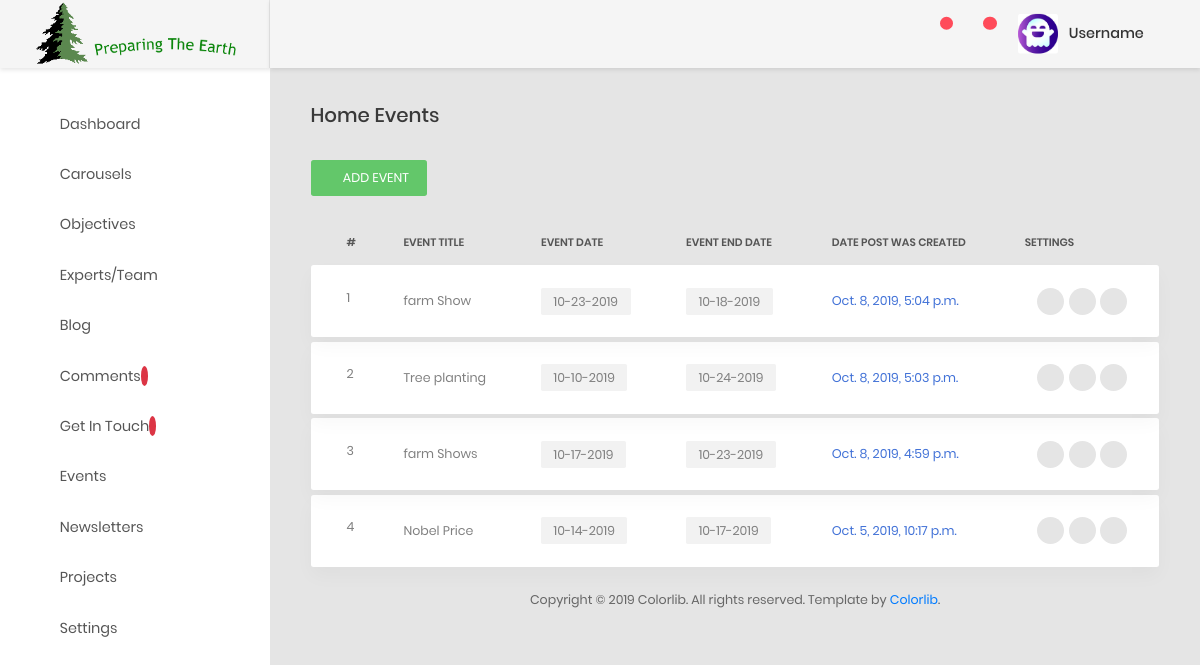
The page /ccsbadmin/viewEvents/ on the database as committed earlier.
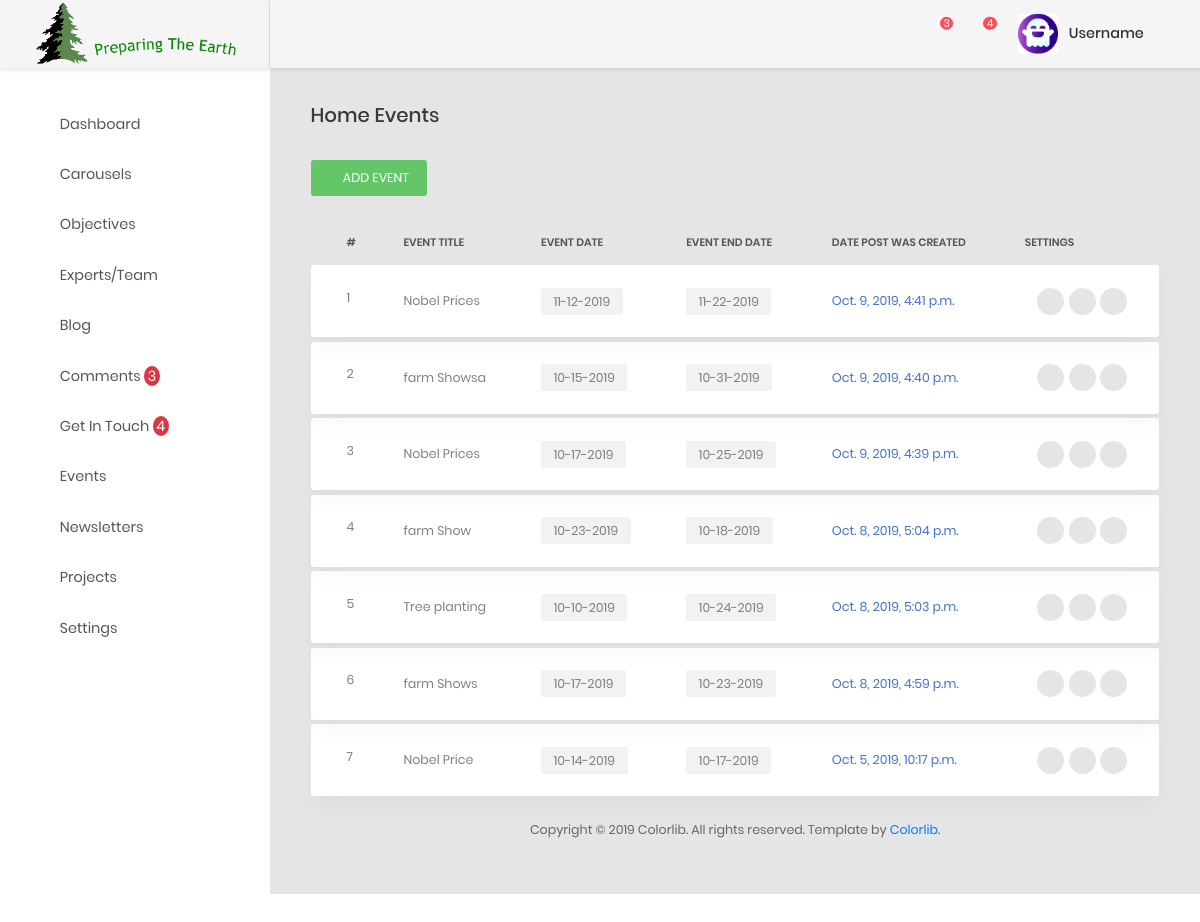
The same page on the database as committed later.
### ccsbadmin/models.py (models this page shows, shortened)
class Event(models.Model):
    events_image = models.ImageField(upload_to='events', max_length=200, null=False, blank=False)  # height_field=None, width_field=None,
    events_title = models.CharField(max_length=150, null=False, blank=False)
    events_description = models.TextField()
    event_date = models.DateTimeField(default=datetime.datetime.now())
    event_end_date = models.DateTimeField(default=datetime.datetime.now())
    created_at = models.DateTimeField(auto_now_add=True)
    updated_at = models.DateTimeField(auto_now=True)

### ccsbadmin/views.py (the view)
# urls.py: path('viewEvents/', views.viewEvents, name='viewEvents'),
def viewEvents(request):
    events = Event.objects.order_by('-created_at')
    context = {
        'title': 'Events',
        'events': events,
    }
    return render(request, 'event/events.html',context)

### ccsbadmin/templatetags/callmethod.py (called while the page is built)
@register.filter(name='comments')
def comments(request):
    comments = Comment.objects.filter(status="UNREAD").order_by("-created_at")
    if comments is not None:
        return comments
    return False

@register.filter(name='get_intouch')
def get_intouch(request):
    getintouchs = GetInTouch.objects.filter(status="UNREAD").order_by("-created_at")
    if getintouchs  is not None:
        return getintouchs
    return False

@register.filter(name='comment_unread_count')
def comment_unread_count(request):
    unread_comments = Comment.objects.filter(status="UNREAD").count()
    if unread_comments is not None:
        return unread_comments
    return False

@register.filter(name='getintouch_unread_count')
def getintouch_unread_count(request):
    getintouch_unread_count = GetInTouch.objects.filter(status="UNREAD").count()
    if getintouch_unread_count is not None:
        return getintouch_unread_count
    return False

### ccsbadmin/templates/event/events.html (shortened to what the changed rows need)
{% extends "aahome/aalayout.html" %}
{% load static %}
    {% block links %}
        <link type="text/css" rel="stylesheet" href="https://cdn.datatables.net/1.10.18/css/dataTables.bootstrap.min.css">
        <link type="text/css" href="https://cdnjs.cloudflare.com/ajax/libs/bootstrap-select/1.10.0/css/bootstrap-select.min.css" rel="stylesheet" />
        <link rel="stylesheet" href="https://cdn.jsdelivr.net/npm/bootstrap-select@1.13.9/dist/css/bootstrap-select.min.css">
    {% endblock links %}
{% block content %}
            <div class="main-content">
                <div class="section__content section__content--p30">
                    <div class="container-fluid">
                        <div class="row">
                            <div class="col-md-12">
                                <div class="table-responsive table-responsive-data2">
                                    <table class="table tablez table-data2">
                                        <thead>
                                            <tr>
                                                <th>#</th>
                                                <th>event title</th>
                                                <th>event date</th>
                                                <th>event end date</th>
                                                <th>date post was created</th>
                                                <th>Settings</th>
                                            </tr>
                                        </thead>
                                        <tbody>
                                            {% for event in events %}
                                                <tr class="tr-shadow ">
                                                    <td>{{ forloop.counter }}</td>
                                                    <td>{{ event.events_title }}</td>
                                                    <td>
                                                        <span class="block-email">{{ event.event_date|date:"m-d-Y" }}</span>
                                                    </td>
                                                    <td>
                                                        <span class="block-email">{{ event.event_end_date|date:"m-d-Y" }}</span>
                                                    </td>
                                                    <td class="desc">{{ event.created_at }}</td>
                                                    <td>
                                                        <div class="table-data-feature">
                                                            <a href="{% url 'CCSBADMIN:viewSingleEvents' event.id %}" class="item" data-toggle="tooltip" data-placement="top" title="View">
                                                                <i class="fa fa-eye"></i>
                                                            </a>
                                                            <button class="item" data-toggle="modal" data-target="#ee{{ event.id }}" data-placement="top" title="Edit">
                                                                <i class="zmdi zmdi-edit"></i>
                                                            </button>
                                                            <button data-toggle="modal" data-target="#dd{{ event.id }}" class="item"  data-placement="top" title="Delete">
                                                                <i class="zmdi zmdi-delete"></i>
                                                            </button>
                                                        </div>
                                                    </td>
                                                </tr>
                                                <tr class="spacer"></tr>
                                            {% endfor %}
                                        </tbody>
                                    </table>
                                </div>
                            </div>
                        </div>
                    </div>
                </div>
            </div>
{% endblock content %}

Rows that differ between the two databases and show on the page:
added Event: events_title "Nobel Prices", event_date "11-12-2019", event_end_date "11-22-2019", created_at "Oct. 9, 2019, 4:41 p.m."
added Event: events_title "farm Showsa", event_date "10-15-2019", event_end_date "10-31-2019", created_at "Oct. 9, 2019, 4:40 p.m."
added Event: events_title "Nobel Prices", event_date "10-17-2019", event_end_date "10-25-2019", created_at "Oct. 9, 2019, 4:39 p.m."
Other text that changed with them:
{{ request|comment_unread_count }}: (not shown) → "3"
{{ request|getintouch_unread_count }}: (not shown) → "4"
